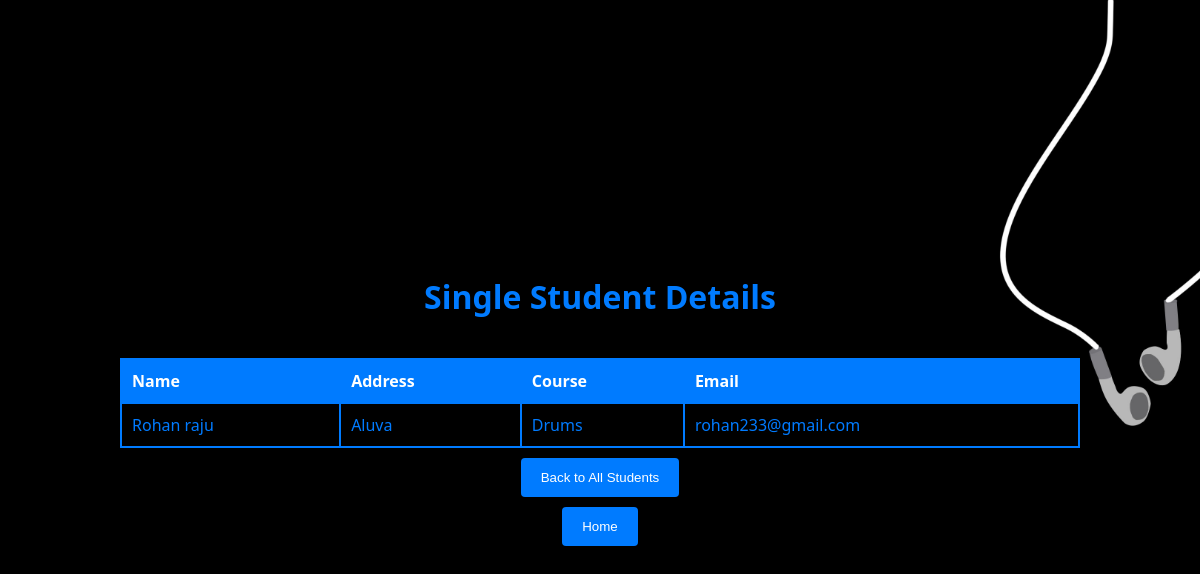
The app's page /student/29/ with its own data.
### studentapp/models.py (models this page shows)
class Student(models.Model):
    name=models.CharField(max_length=50)
    address=models.CharField(max_length=100)
    course=models.CharField(max_length=50)
    email=models.EmailField(max_length=255)

### studentapp/views.py (the view)
def singleStudentView(request,student_id):
    st=Student.objects.get(pk=student_id)
    context={'student':st}
    return render(request=request,template_name='getsinglestudent.html',context=context)

### studentapp/templates/getsinglestudent.html (shortened to what this page needs)
<!DOCTYPE html>
<html lang="en">
<head>
    {% load static %}
</head>
<body>
    <h1>Single Student Details</h1>
    <table border="2">
        <thead>
            <tr>
                <th>Name</th>
                <th>Address</th>
                <th>Course</th>
                <th>Email</th>
            </tr>
        </thead>
        <tbody>
            <tr>
                <td>{{ student.name }}</td>
                <td>{{ student.address }}</td>
                <td>{{ student.course }}</td>
                <td>{{ student.email }}</td>
            </tr>
        </tbody>
    </table>
    <a href="{% url 'all' %}"><button>Back to All Students</button></a>
    <a href="{% url 'home' %}"><button>Home</button></a>
</body>
</html>

### records on screen
Student: name "Rohan raju", address "Aluva", course "Drums", email "rohan233@gmail.com"
